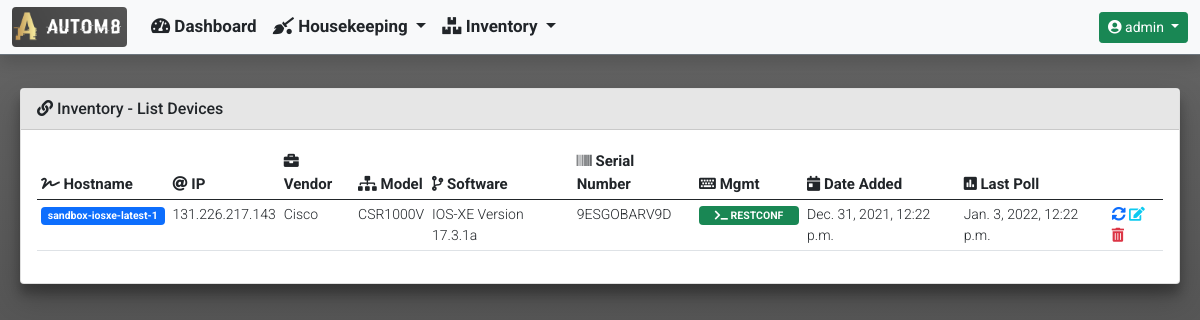
Page /inventory/device_inventory_list/ (signed in) on the earlier database version.
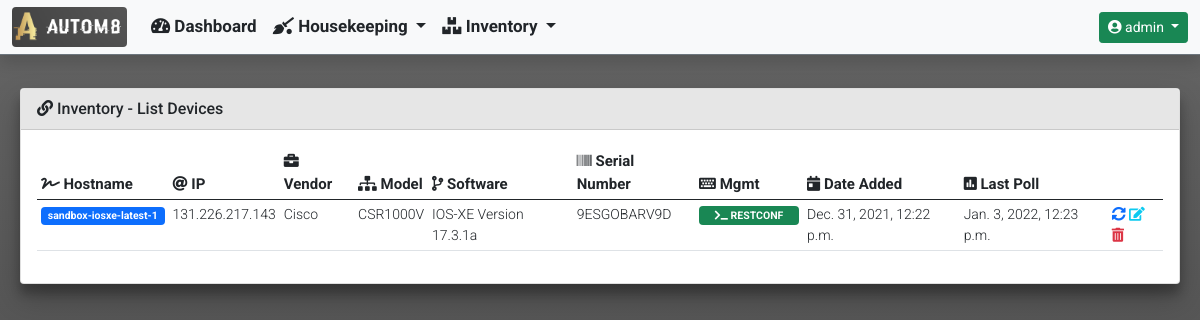
Same page on the later database version.
### inventory/models.py (models this page shows)
class Device(models.Model):
    hostname = models.CharField(unique=True, max_length=255)
    mgmt_ip = models.GenericIPAddressField(unique=True, max_length=12)
    username = models.CharField(blank=True, null=True, max_length=255)
    password = models.CharField(blank=True, null=True, max_length=255)
    software_version = models.CharField(blank=True, null=True, max_length=255)
    serial_number = models.CharField(blank=True, null=True, max_length=255)
    vendor = models.CharField(max_length=255)
    description = models.CharField(blank=True, null=True, max_length=255)
    hardware_model = models.CharField(blank=True, null=True, max_length=255)
    rest_conf_enabled = models.BooleanField(blank=True, null=True)
    device_uptime = models.CharField(blank=True, null=True, max_length=255)
    last_polled = models.DateTimeField(blank=True, null=True)
    date_added = models.DateTimeField(default=timezone.now())

### inventory/views.py (the view)
def device_inventory_list(request):
    list_of_devices = Device.objects.all()
    context = {
        'title': 'Inventory - List Devices',
        'card_header': 'Inventory - List Devices',
        'data': list_of_devices,
    }
    return render(request, 'inventory/device_inventory_list.html', context)

### templates/inventory/device_inventory_list.html (shortened to what this page needs)
{% extends "base_template/base.html"%}
{% block content %}
{% if data %}
<div class="table-responsive rounded">
    <table id="device_inventory" class="table table-hover table-sm" style="width:100%">
        <thead>
            <tr>
                <th><i class="fas fa-signature"></i> Hostname</th>
                <th><i class="fas fa-at"></i> IP</th>
                <th><i class="fas fa-briefcase"></i> Vendor</th>
                <th><i class="fas fa-sitemap"></i> Model</th>
                <th><i class="fas fa-code-branch"></i> Software</th>
                <th><i class="fas fa-barcode"></i> Serial Number</th>
                <th><i class="fas fa-keyboard"></i> Mgmt</th>
                <th><i class="fas fa-calendar-day"></i> Date Added</th>
                <th><i class="fas fa-poll"></i> Last Poll</th>
                <th></th>
            </tr>
        </thead>
        <tbody>
            {% for device in data %}
            <tr>
                <td>
                    <a class="badge bg-primary text-decoration-none"
                        href="{% url 'inventory:device_detailed_information' device.id %}"
                        onclick="spinner_toggle_on();">
                        {{ device.hostname }}
                    </a>
                </td>
                <td>{{ device.mgmt_ip }}</td>
                <td>{{ device.vendor }}</td>
                <td>{{ device.hardware_model }}</td>
                <td>{{ device.software_version }}</td>
                <td>{{ device.serial_number }}</td>
                {% if device.rest_conf_enabled %}
                <td>
                    <badge class="badge bg-success" style="width:100px">
                        <i class="fas fa-terminal"></i> RESTCONF
                    </badge>
                </td>
                {% else %}
                <td>
                    <badge class="badge bg-secondary" style="width:100px">
                        <i class="fas fa-terminal"></i> SSH
                    </badge>
                </td>
                {% endif %}
                <td>{{ device.date_added }}</td>
                <td>{{ device.last_polled }}</td>
                <td>
                    <a class="text-decoration-none" href="{% url 'inventory:device_force_rediscovery' device.id %}"
                        data-bs-toggle="tooltip" title="Rediscover">
                        <i class="fas fa-sync-alt"></i>
                    </a>
                    <a class="text-decoration-none" href="{% url 'inventory:device_inventory_edit' device.id %}"
                        data-bs-toggle="tooltip" title="Edit">
                        <i class="fas fa-edit text-info"></i>
                    </a>
                    <a class="text-decoration-none" href="{% url 'inventory:device_inventory_delete' device.id %}"
                        data-bs-toggle="tooltip" title="Delete">
                        <i class="fas fa-trash-alt text-danger"></i>
                    </a>
                </td>
            </tr>
            {% endfor %}
        </tbody>
    </table>
</div>
{% else %}
<h5 class="my-5 fw-bold text-center">No devices are currently present in the database...</h5>
{% endif %}
{% endblock %}

Differences in the rows shown:
changed Device "Cisco": last_polled "Jan. 3, 2022, 12:22 p.m." → "Jan. 3, 2022, 12:23 p.m."
